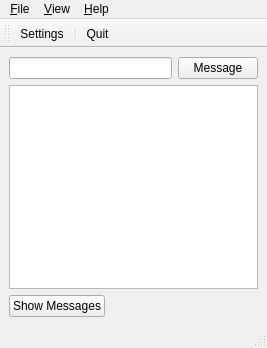
<?xml version="1.0" encoding="UTF-8"?>
<ui version="4.0">
 <class>PlaygroundMainWindow</class>
 <widget class="QMainWindow" name="PlaygroundMainWindow">
  <property name="geometry">
   <rect>
    <x>0</x>
    <y>0</y>
    <width>267</width>
    <height>348</height>
   </rect>
  </property>
  <property name="windowTitle">
   <string>MainWindow</string>
  </property>
  <property name="windowIcon">
   <iconset resource="../resources.qrc">
    <normaloff>:/images/playground_icon.png</normaloff>:/images/playground_icon.png</iconset>
  </property>
  <widget class="QWidget" name="central_widget">
   <layout class="QVBoxLayout" name="verticalLayout">
    <item>
     <layout class="QHBoxLayout" name="horizontal_layout_1">
      <item>
       <widget class="QLineEdit" name="input_line_edit">
        <property name="sizePolicy">
         <sizepolicy hsizetype="Minimum" vsizetype="Fixed">
          <horstretch>0</horstretch>
          <verstretch>0</verstretch>
         </sizepolicy>
        </property>
       </widget>
      </item>
      <item>
       <widget class="QPushButton" name="message_button">
        <property name="sizePolicy">
         <sizepolicy hsizetype="Fixed" vsizetype="Fixed">
          <horstretch>0</horstretch>
          <verstretch>0</verstretch>
         </sizepolicy>
        </property>
        <property name="text">
         <string>Message</string>
        </property>
       </widget>
      </item>
     </layout>
    </item>
    <item>
     <widget class="QPlainTextEdit" name="output_plain_text_edit"/>
    </item>
    <item>
     <widget class="QPushButton" name="show_messages_button">
      <property name="sizePolicy">
       <sizepolicy hsizetype="Fixed" vsizetype="Fixed">
        <horstretch>0</horstretch>
        <verstretch>0</verstretch>
       </sizepolicy>
      </property>
      <property name="text">
       <string>Show Messages</string>
      </property>
     </widget>
    </item>
   </layout>
  </widget>
  <widget class="QMenuBar" name="menu_bar">
   <property name="geometry">
    <rect>
     <x>0</x>
     <y>0</y>
     <width>267</width>
     <height>33</height>
    </rect>
   </property>
   <widget class="QMenu" name="menu_help">
    <property name="title">
     <string>&amp;Help</string>
    </property>
    <addaction name="action_check_for_updates"/>
    <addaction name="action_about"/>
    <addaction name="action_about_qt"/>
   </widget>
   <widget class="QMenu" name="menu_file">
    <property name="title">
     <string>&amp;File</string>
    </property>
    <addaction name="action_settings"/>
    <addaction name="separator"/>
    <addaction name="action_quit"/>
   </widget>
   <widget class="QMenu" name="menu_view">
    <property name="title">
     <string>&amp;View</string>
    </property>
    <addaction name="action_messages"/>
    <addaction name="action_animation"/>
   </widget>
   <addaction name="menu_file"/>
   <addaction name="menu_view"/>
   <addaction name="menu_help"/>
  </widget>
  <widget class="QStatusBar" name="status_bar"/>
  <widget class="QToolBar" name="tool_bar">
   <property name="windowTitle">
    <string>toolBar</string>
   </property>
   <attribute name="toolBarArea">
    <enum>TopToolBarArea</enum>
   </attribute>
   <attribute name="toolBarBreak">
    <bool>false</bool>
   </attribute>
   <addaction name="action_settings"/>
   <addaction name="separator"/>
   <addaction name="action_quit"/>
  </widget>
  <action name="action_about">
   <property name="icon">
    <iconset resource="../resources.qrc">
     <normaloff>:/images/about_icon.png</normaloff>:/images/about_icon.png</iconset>
   </property>
   <property name="text">
    <string>About</string>
   </property>
  </action>
  <action name="action_quit">
   <property name="icon">
    <iconset resource="../resources.qrc">
     <normaloff>:/images/cancel_close_delete_cross_icon.png</normaloff>:/images/cancel_close_delete_cross_icon.png</iconset>
   </property>
   <property name="text">
    <string>&amp;Quit</string>
   </property>
   <property name="shortcut">
    <string>Ctrl+Q</string>
   </property>
  </action>
  <action name="action_check_for_updates">
   <property name="text">
    <string>&amp;Check for updates</string>
   </property>
  </action>
  <action name="action_about_qt">
   <property name="icon">
    <iconset resource="../resources.qrc">
     <normaloff>:/images/about_qt_icon.png</normaloff>:/images/about_qt_icon.png</iconset>
   </property>
   <property name="text">
    <string>About &amp;Qt</string>
   </property>
  </action>
  <action name="action_settings">
   <property name="icon">
    <iconset resource="../resources.qrc">
     <normaloff>:/images/settings_icon.png</normaloff>:/images/settings_icon.png</iconset>
   </property>
   <property name="text">
    <string>&amp;Settings</string>
   </property>
  </action>
  <action name="action_messages">
   <property name="text">
    <string>Messages</string>
   </property>
  </action>
  <action name="action_animation">
   <property name="text">
    <string>Animation</string>
   </property>
  </action>
 </widget>
 <resources>
  <include location="../resources.qrc"/>
 </resources>
 <connections/>
</ui>
